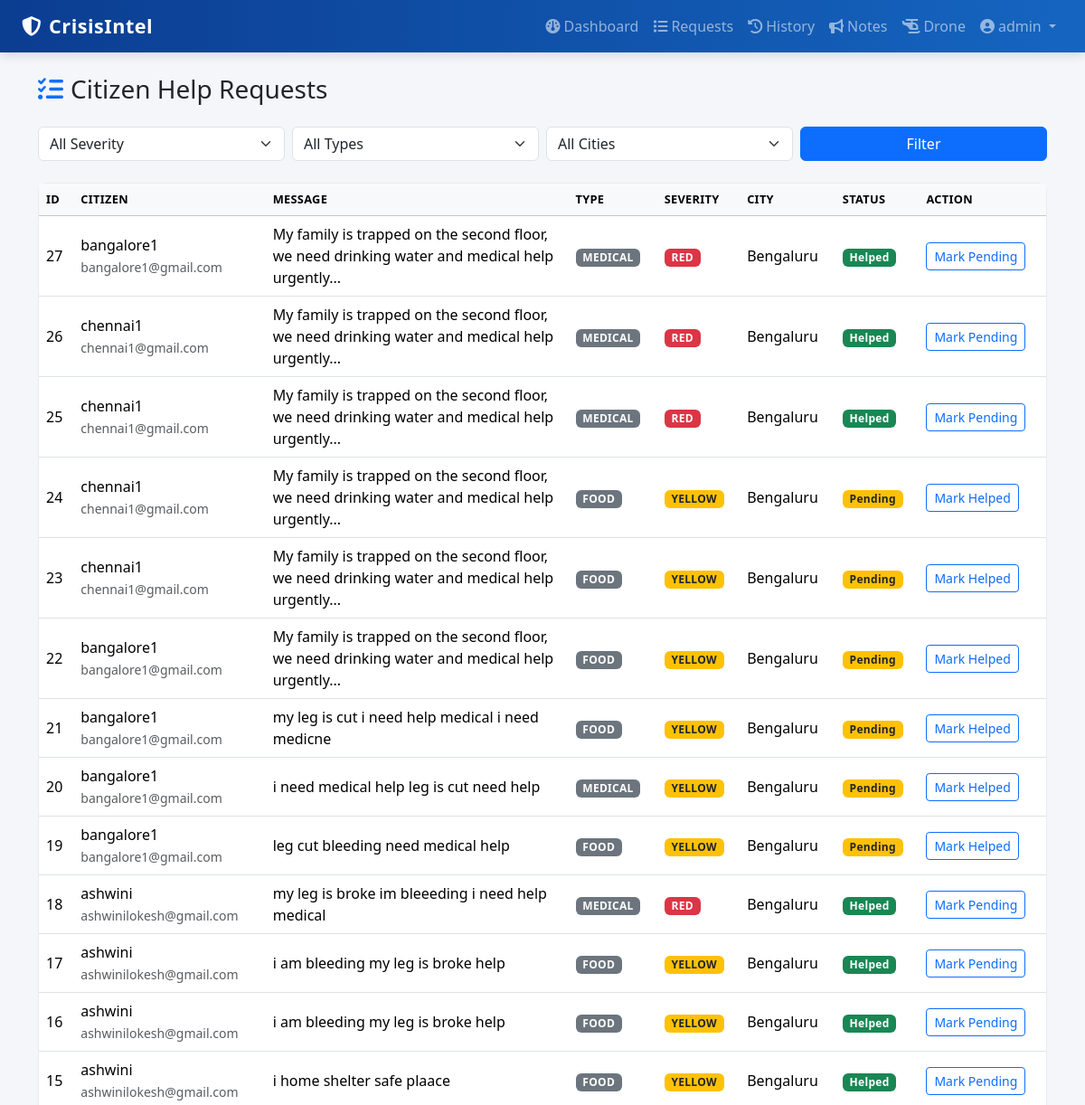
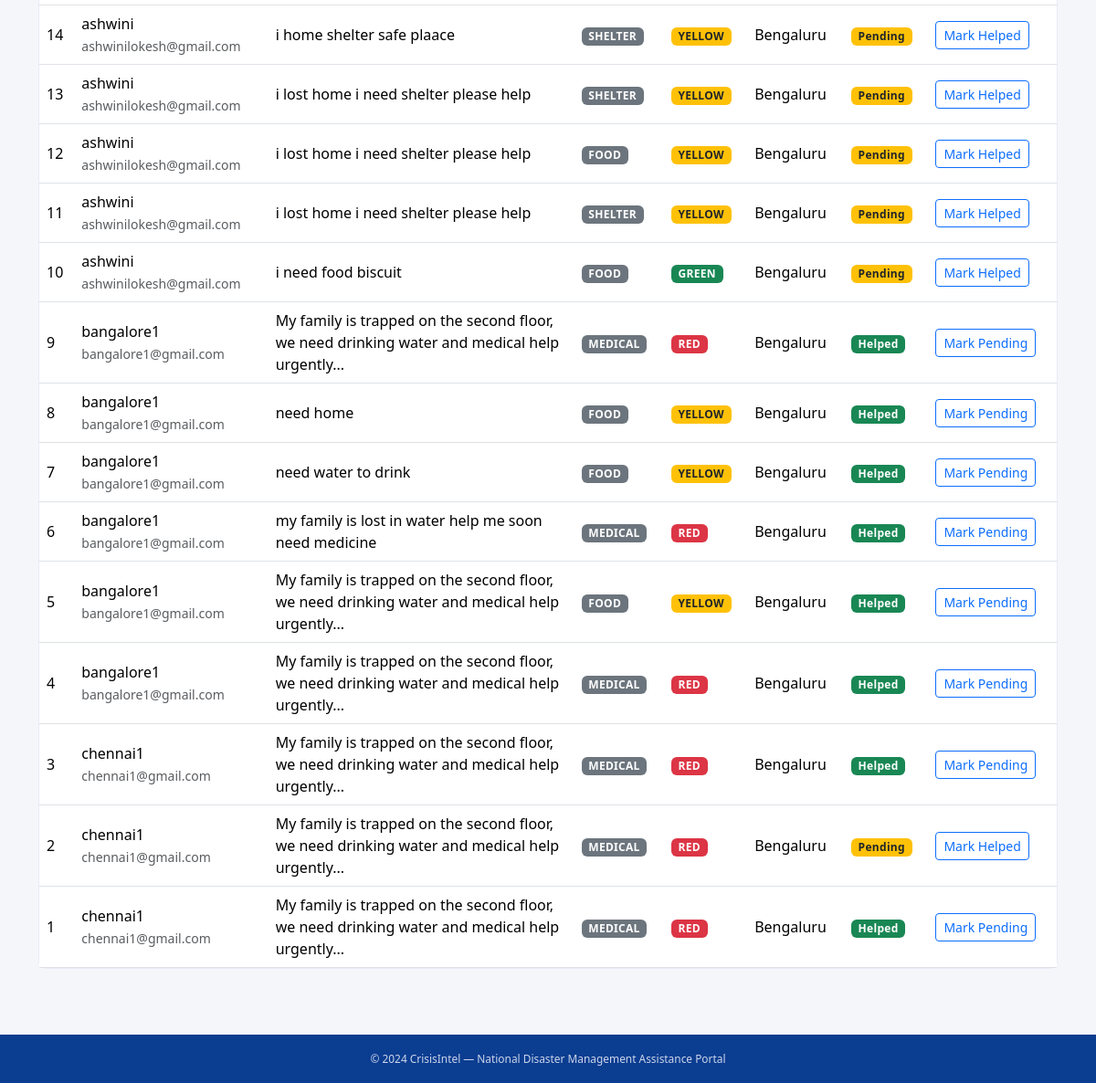
Screenshot of /admin/requests (signed in) with the database file from the repository (2 pictures, top to bottom).
### tables this page shows
CREATE TABLE help_requests (
            id INTEGER PRIMARY KEY AUTOINCREMENT,
            user_id INTEGER NOT NULL,
            raw_message TEXT NOT NULL,
            help_type TEXT,
            severity TEXT,
            tag_color TEXT,
            city TEXT,
            latitude REAL,
            longitude REAL,
            status TEXT DEFAULT 'pending' CHECK(status IN ('pending','helped')),
            created_at TIMESTAMP DEFAULT CURRENT_TIMESTAMP,
            FOREIGN KEY(user_id) REFERENCES users(id)
        );

CREATE TABLE users (
            id INTEGER PRIMARY KEY AUTOINCREMENT,
            name TEXT NOT NULL,
            email TEXT UNIQUE NOT NULL,
            password TEXT NOT NULL,
            role TEXT NOT NULL CHECK(role IN ('admin','people')),
            city TEXT,
            created_at TIMESTAMP DEFAULT CURRENT_TIMESTAMP
        );

### app.py (the view)
@app.route("/admin/requests")
@login_required
@admin_required
def admin_requests():
    filter_sev = request.args.get("severity", "")
    filter_type = request.args.get("type", "")
    filter_city = request.args.get("city", "")
    q = "SELECT h.*, u.name uname, u.email uemail FROM help_requests h JOIN users u ON h.user_id=u.id WHERE 1=1"
    params = []
    if filter_sev:
        q += " AND h.severity=?"; params.append(filter_sev)
    if filter_type:
        q += " AND h.help_type=?"; params.append(filter_type)
    if filter_city:
        q += " AND h.city=?"; params.append(filter_city)
    q += " ORDER BY h.id DESC"
    db = get_db()
    reqs = db.execute(q, params).fetchall()
    cities = db.execute("SELECT DISTINCT city FROM help_requests WHERE city IS NOT NULL").fetchall()
    db.close()
    return render_template(
        "admin/requests.html",
        requests=reqs, cities=[c["city"] for c in cities],
        filter_sev=filter_sev, filter_type=filter_type, filter_city=filter_city
    )

### utils/auth_helper.py (called while the page is built)
def login_required(f):
    @wraps(f)
    def wrapper(*args, **kwargs):
        if "user_id" not in session:
            flash("Please login first.", "warning")
            return redirect(url_for("login"))
        return f(*args, **kwargs)
    return wrapper

def admin_required(f):
    @wraps(f)
    def wrapper(*args, **kwargs):
        if session.get("role") != "admin":
            flash("Admin access only.", "danger")
            return redirect(url_for("login"))
        return f(*args, **kwargs)
    return wrapper

### utils/db_helper.py (called while the page is built)
def get_db():
    conn = sqlite3.connect(Config.DATABASE)
    conn.row_factory = sqlite3.Row
    return conn

### templates/admin/requests.html (shortened to what this page needs)
{% extends "base.html" %}
{% block content %}
<h3 class="mb-4"><i class="fa fa-list-check text-primary me-2"></i>Citizen Help Requests</h3>
<form class="row g-2 mb-4">
    <div class="col-md-3">
        <select name="severity" class="form-select">
            <option value="">All Severity</option>
        </select>
    </div>
    <div class="col-md-3">
        <select name="type" class="form-select">
            <option value="">All Types</option>
        </select>
    </div>
    <div class="col-md-3">
        <select name="city" class="form-select">
            <option value="">All Cities</option>
        </select>
    </div>
    <div class="col-md-3"><button class="btn btn-primary w-100">Filter</button></div>
</form>
<div class="card p-0">
    <div class="table-responsive">
        <table class="table table-hover align-middle mb-0">
            <thead class="table-light">
                <tr>
                    <th>ID</th><th>Citizen</th><th>Message</th><th>Type</th>
                    <th>Severity</th><th>City</th><th>Status</th><th>Action</th>
                </tr>
            </thead>
            <tbody>
            {% for r in requests %}
            <tr>
                <td>{{ r.id }}</td>
                <td>{{ r.uname }}<br><small class="text-muted">{{ r.uemail }}</small></td>
                <td style="max-width:300px">{{ r.raw_message }}</td>
                <td><span class="badge bg-secondary text-uppercase">{{ r.help_type }}</span></td>
                <td>
                    {% if r.severity == 'red' %}<span class="badge bg-danger">RED</span>
                    {% elif r.severity == 'yellow' %}<span class="badge bg-warning text-dark">YELLOW</span>
                    {% else %}<span class="badge bg-success">GREEN</span>{% endif %}
                </td>
                <td>{{ r.city or '—' }}</td>
                <td>
                    {% if r.status == 'helped' %}<span class="badge bg-success">Helped</span>
                    {% else %}<span class="badge bg-warning text-dark">Pending</span>{% endif %}
                </td>
                <td>
                    <form method="POST" action="{{ url_for('admin_toggle_request', rid=r.id) }}">
                        <button class="btn btn-sm btn-outline-primary">
                            {{ 'Mark Pending' if r.status=='helped' else 'Mark Helped' }}
                        </button>
                    </form>
                </td>
            </tr>
            {% else %}
            <tr><td colspan="8" class="text-center text-muted py-4">No requests yet.</td></tr>
            {% endfor %}
            </tbody>
        </table>
    </div>
</div>
{% endblock %}

### static/css/style.css (style rules this page uses)
body { background: #f4f6fa; font-family: 'Segoe UI', Roboto, sans-serif; min-height: 100vh; display: flex; flex-direction: column; }
.card { border-radius: 10px; border: 1px solid #e6ebf5; }
.table thead th { font-size: .8rem; text-transform: uppercase; letter-spacing: .3px; }
.badge { font-weight: 600; letter-spacing: .3px; }

### rows the page displays
help_requests: id "27", uname "bangalore1", uemail "bangalore1@gmail.com", raw_message "My family is trapped on the second floor, we need drinking water and medical help urgently...", help_type "MEDICAL", severity "RED", city "Bengaluru", shows "Helped", status "Mark Pending"
help_requests: id "26", uname "chennai1", uemail "chennai1@gmail.com", raw_message "My family is trapped on the second floor, we need drinking water and medical help urgently...", help_type "MEDICAL", severity "RED", city "Bengaluru", shows "Helped", status "Mark Pending"
help_requests: id "25", uname "chennai1", uemail "chennai1@gmail.com", raw_message "My family is trapped on the second floor, we need drinking water and medical help urgently...", help_type "MEDICAL", severity "RED", city "Bengaluru", shows "Helped", status "Mark Pending"
help_requests: id "24", uname "chennai1", uemail "chennai1@gmail.com", raw_message "My family is trapped on the second floor, we need drinking water and medical help urgently...", help_type "FOOD", severity "YELLOW", city "Bengaluru", shows "Pending", status "Mark Helped"
help_requests: id "23", uname "chennai1", uemail "chennai1@gmail.com", raw_message "My family is trapped on the second floor, we need drinking water and medical help urgently...", help_type "FOOD", severity "YELLOW", city "Bengaluru", shows "Pending", status "Mark Helped"
help_requests: id "22", uname "bangalore1", uemail "bangalore1@gmail.com", raw_message "My family is trapped on the second floor, we need drinking water and medical help urgently...", help_type "FOOD", severity "YELLOW", city "Bengaluru", shows "Pending", status "Mark Helped"
help_requests: id "21", uname "bangalore1", uemail "bangalore1@gmail.com", raw_message "my leg is cut i need help medical i need medicne", help_type "FOOD", severity "YELLOW", city "Bengaluru", shows "Pending", status "Mark Helped"
help_requests: id "20", uname "bangalore1", uemail "bangalore1@gmail.com", raw_message "i need medical help leg is cut need help", help_type "MEDICAL", severity "YELLOW", city "Bengaluru", shows "Pending", status "Mark Helped"
help_requests: id "19", uname "bangalore1", uemail "bangalore1@gmail.com", raw_message "leg cut bleeding need medical help", help_type "FOOD", severity "YELLOW", city "Bengaluru", shows "Pending", status "Mark Helped"
help_requests: id "18", uname "ashwini", uemail "ashwinilokesh@gmail.com", raw_message "my leg is broke im bleeeding i need help medical", help_type "MEDICAL", severity "RED", city "Bengaluru", shows "Helped", status "Mark Pending"
help_requests: id "17", uname "ashwini", uemail "ashwinilokesh@gmail.com", raw_message "i am bleeding my leg is broke help", help_type "FOOD", severity "YELLOW", city "Bengaluru", shows "Helped", status "Mark Pending"
help_requests: id "16", uname "ashwini", uemail "ashwinilokesh@gmail.com", raw_message "i am bleeding my leg is broke help", help_type "FOOD", severity "YELLOW", city "Bengaluru", shows "Helped", status "Mark Pending"
help_requests: id "15", uname "ashwini", uemail "ashwinilokesh@gmail.com", raw_message "i home shelter safe plaace", help_type "FOOD", severity "YELLOW", city "Bengaluru", shows "Helped", status "Mark Pending"
help_requests: id "14", uname "ashwini", uemail "ashwinilokesh@gmail.com", raw_message "i home shelter safe plaace", help_type "SHELTER", severity "YELLOW", city "Bengaluru", shows "Pending", status "Mark Helped"
help_requests: id "13", uname "ashwini", uemail "ashwinilokesh@gmail.com", raw_message "i lost home i need shelter please help", help_type "SHELTER", severity "YELLOW", city "Bengaluru", shows "Pending", status "Mark Helped"
help_requests: id "12", uname "ashwini", uemail "ashwinilokesh@gmail.com", raw_message "i lost home i need shelter please help", help_type "FOOD", severity "YELLOW", city "Bengaluru", shows "Pending", status "Mark Helped"
help_requests: id "11", uname "ashwini", uemail "ashwinilokesh@gmail.com", raw_message "i lost home i need shelter please help", help_type "SHELTER", severity "YELLOW", city "Bengaluru", shows "Pending", status "Mark Helped"
help_requests: id "10", uname "ashwini", uemail "ashwinilokesh@gmail.com", raw_message "i need food biscuit", help_type "FOOD", severity "GREEN", city "Bengaluru", shows "Pending", status "Mark Helped"
help_requests: id "9", uname "bangalore1", uemail "bangalore1@gmail.com", raw_message "My family is trapped on the second floor, we need drinking water and medical help urgently...", help_type "MEDICAL", severity "RED", city "Bengaluru", shows "Helped", status "Mark Pending"
help_requests: id "8", uname "bangalore1", uemail "bangalore1@gmail.com", raw_message "need home", help_type "FOOD", severity "YELLOW", city "Bengaluru", shows "Helped", status "Mark Pending"
help_requests: id "7", uname "bangalore1", uemail "bangalore1@gmail.com", raw_message "need water to drink", help_type "FOOD", severity "YELLOW", city "Bengaluru", shows "Helped", status "Mark Pending"
help_requests: id "6", uname "bangalore1", uemail "bangalore1@gmail.com", raw_message "my family is lost in water help me soon need medicine", help_type "MEDICAL", severity "RED", city "Bengaluru", shows "Helped", status "Mark Pending"
help_requests: id "5", uname "bangalore1", uemail "bangalore1@gmail.com", raw_message "My family is trapped on the second floor, we need drinking water and medical help urgently...", help_type "FOOD", severity "YELLOW", city "Bengaluru", shows "Helped", status "Mark Pending"
help_requests: id "4", uname "bangalore1", uemail "bangalore1@gmail.com", raw_message "My family is trapped on the second floor, we need drinking water and medical help urgently...", help_type "MEDICAL", severity "RED", city "Bengaluru", shows "Helped", status "Mark Pending"
help_requests: id "3", uname "chennai1", uemail "chennai1@gmail.com", raw_message "My family is trapped on the second floor, we need drinking water and medical help urgently...", help_type "MEDICAL", severity "RED", city "Bengaluru", shows "Helped", status "Mark Pending"
help_requests: id "2", uname "chennai1", uemail "chennai1@gmail.com", raw_message "My family is trapped on the second floor, we need drinking water and medical help urgently...", help_type "MEDICAL", severity "RED", city "Bengaluru", shows "Pending", status "Mark Helped"
help_requests: id "1", uname "chennai1", uemail "chennai1@gmail.com", raw_message "My family is trapped on the second floor, we need drinking water and medical help urgently...", help_type "MEDICAL", severity "RED", city "Bengaluru", shows "Helped", status "Mark Pending"

### other values shown
{{ session.name }} "admin"
